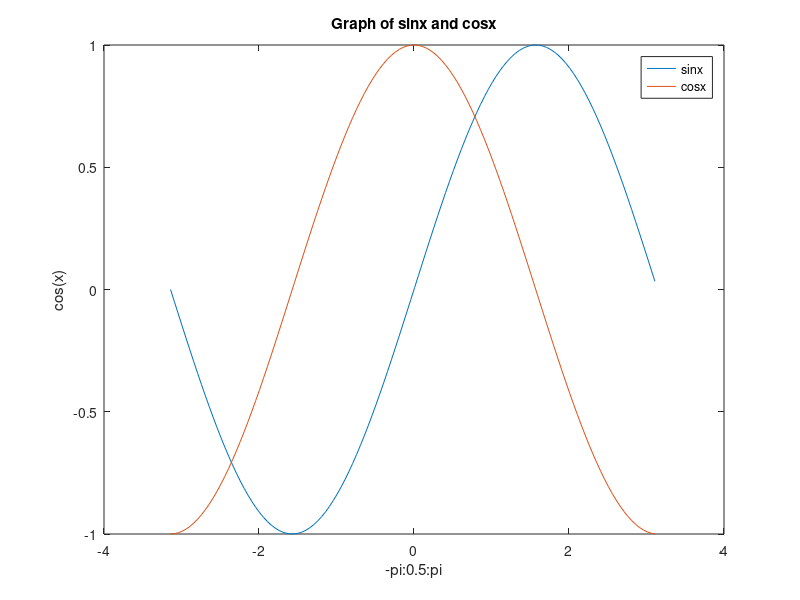

Recreate this plot in MATLAB.
%Author: Emmanuel Akinrintoyo
%Date: 07/05/2018
%This script plots the graph of two functions, sinx and cosx

x = -pi:0.05:pi
y = sin(x)
plot(x,y)
title('Graph of sinx and cosx')
xlabel('-pi:0.5:pi')
ylabel('sin(x)')
legend('sinx')

%The hold on and hold off commands are used to retain the current plot
%while adding a new plot. The sinx function is first plotted and held on
%while the cosx is plotted onto it.
hold on

y = cos(x)
plot(x,y)
ylabel('cos(x)')
legend('sinx','cosx')
hold off
%The plot function is used to plot the graphs, while the title function is
%used to add titles to the graphs
%The legend command helps to differentiate the two plots from each other.